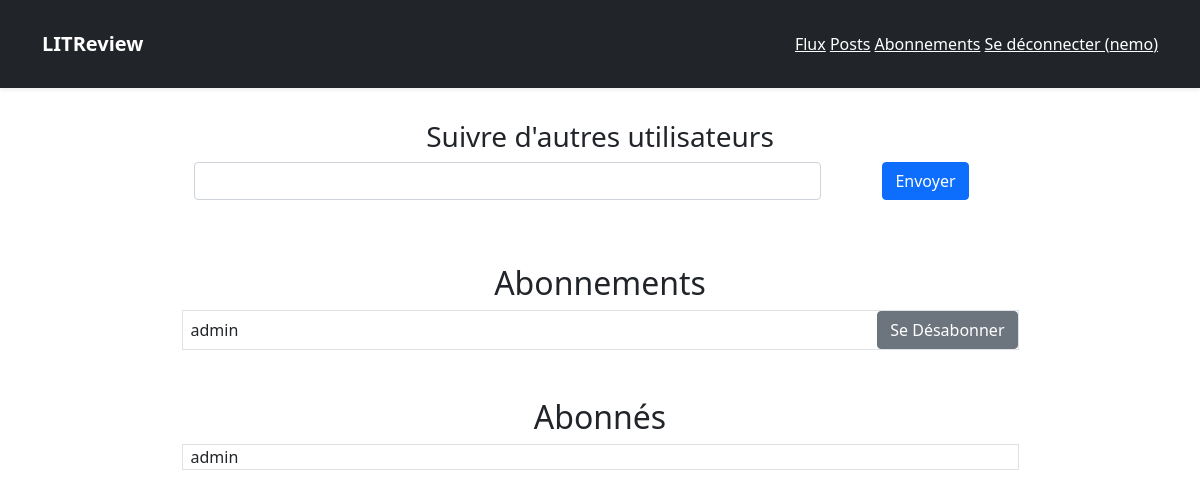
Before: /reviews/subscribes/ (signed in) with the older database file.
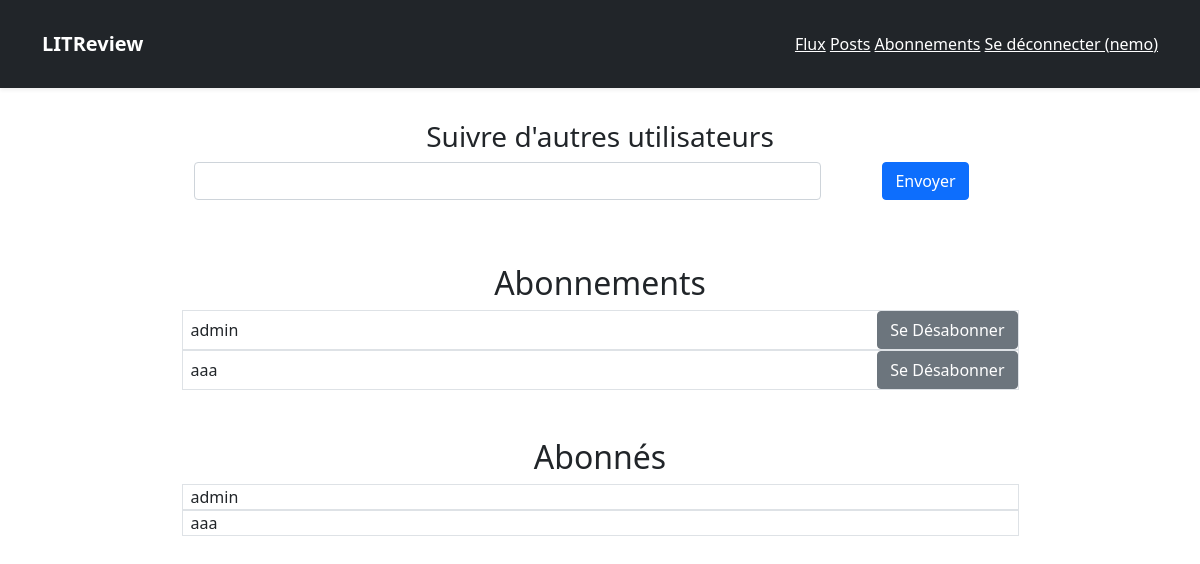
After: the same page with the newer database file.
### reviews/models.py (models this page shows)
class UserFollows(models.Model):
    user = models.ForeignKey(settings.AUTH_USER_MODEL,
                             on_delete=models.CASCADE,
                             related_name='following')
    followed_user = models.ForeignKey(
        settings.AUTH_USER_MODEL,
        on_delete=models.CASCADE,
        related_name='followed_by')
    class Meta:
        unique_together = ('user', 'followed_user')

### reviews/views.py (the view)
# urls.py: path('subscribes/', views.subscribes, name='subscribes'),
@login_required
def subscribes(request):
    error_message = ""
    user_id = request.user.id
    followers = UserFollows.objects.filter(user=user_id)
    follows = UserFollows.objects.filter(followed_user=user_id)
    if request.method == 'POST':
        form = FollowForm(request.POST)
        if form.is_valid():
            follow_username = form.cleaned_data['follow_username']
            follow_user = User.objects.filter(username=follow_username)
            if len(follow_user) > 0:
                follow = UserFollows()
                follow.user = follow_user[0]
                follow.followed_user = request.user
                if follow.user != follow.followed_user:
                    try:
                        follow.save()
                    except IntegrityError:
                        error_message = 'User already added'
                else:
                    error_message = 'you can\'t follow yourself'
            else:
                error_message = 'Unknow username'
    else:
        form = FollowForm()
    return render(request, 'reviews/subscribes.html', {
        'followers': followers,
        'follows': follows,
        'form': form,
        'error_message': error_message,
    })

### reviews/forms.py
class FollowForm(forms.Form):
    follow_username = forms.CharField(
        label='', max_length=150,
        widget=forms.TextInput(attrs={'class': 'form-control'})
        )

### reviews/templates/reviews/subscribes.html (shortened to what this page needs)
{% extends 'base.html' %}
{% block content %}
<div class="row justify-content-center">
    <div class="text-center p-4">
        <h3>Suivre d'autres utilisateurs</h3>
        <form action="{% url 'reviews:subscribes' %}" method="POST">
            <div class="row justify-content-center">
            <div class="col-7">
                {{ form }}
            </div>
            <div class="col-2">
                <input type="submit" value="Envoyer" class="btn btn-primary">
            </div>
        </div>
        </form>
    </div>
    <div class="text-center p-4">
        <h2>Abonnements</h2>
        <div>
            {% for follow in follows %}
            <div class="row justify-content-center">
                <div class="col-9 d-flex border p-0">
                    <span class="ps-2 me-auto align-self-center"> {{ follow.user.username }}</span>
                    <a class="btn btn-secondary" href="{% url 'reviews:unsubscribe' follow.id %}">Se Désabonner</a>
                </div>
            </div>
            {% endfor %}
        </div>
    </div>
    <div class="text-center p-4">
        <h2>Abonnés</h2>
        <div>
            {% for follower in followers %}
            <div class="row justify-content-center">
                <div class="ps-2 col-9 d-flex border p-0">
                    <span class="me-auto align-self-center"> {{ follower.followed_user.username }}</span>
                </div>
            </div>
            {% endfor %}
        </div>
    </div>
</div>
{% endblock content %}

Changed rows visible on the page:
added UserFollows: user.username "aaa", shown under "Abonnements"
added UserFollows: followed_user.username "aaa", shown under "Abonnés"
